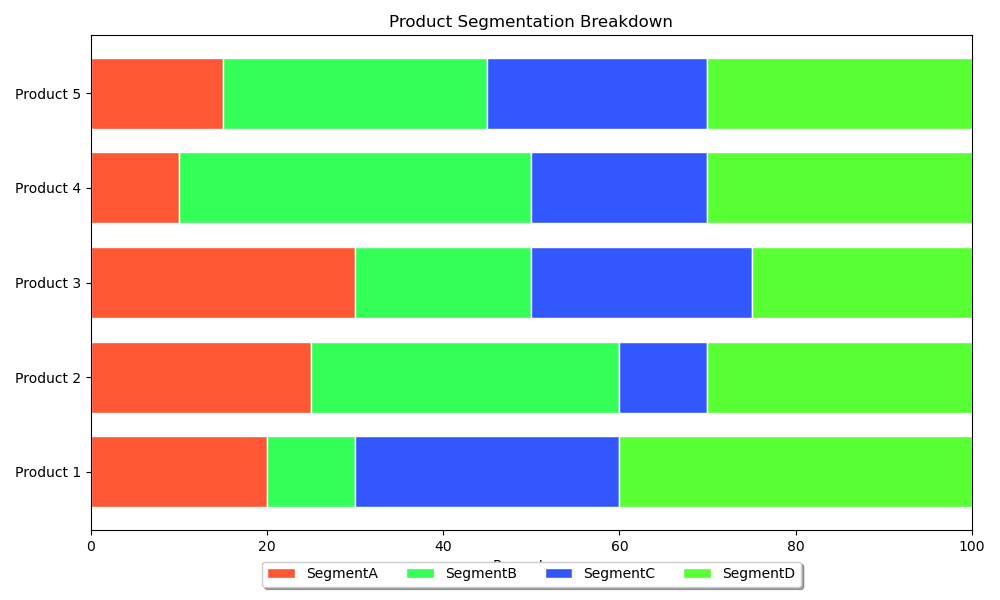

This figure's Python source:

import matplotlib.pyplot as plt
import numpy as np

# DataFrame-like data
data = {
    'Category': ['Product 1', 'Product 2', 'Product 3', 'Product 4', 'Product 5'],
    'SegmentA': [20, 25, 30, 10, 15],
    'SegmentB': [10, 35, 20, 40, 30],
    'SegmentC': [30, 10, 25, 20, 25],
    'SegmentD': [40, 30, 25, 30, 30]
}

categories = data['Category']
segments = ['SegmentA', 'SegmentB', 'SegmentC', 'SegmentD']

# Normalize data
normalized_data = {
    segment: np.array(data[segment]) / np.sum([data[s] for s in segments], axis=0) * 100 
    for segment in segments
}

# Prepare plot data
segments_stack = np.row_stack(tuple(normalized_data[segment] for segment in segments))

fig, ax = plt.subplots(figsize=(10, 6))

bar_height = 0.75
y_pos = np.arange(len(categories))

for idx, (segment, color) in enumerate(zip(segments, ['#FF5733', '#33FF57', '#3357FF', '#57FF33'])):
    if idx == 0:
        ax.barh(y_pos, segments_stack[idx], height=bar_height, color=color, edgecolor='white')
    else:
        ax.barh(y_pos, segments_stack[idx], height=bar_height, left=np.sum(segments_stack[:idx], axis=0), 
                color=color, edgecolor='white')

ax.set_yticks(y_pos)
ax.set_yticklabels(categories)

ax.set_title('Product Segmentation Breakdown')
ax.set_xlabel('Percentage')
ax.set_xlim(0, 100)
ax.legend(segments, loc='upper center', bbox_to_anchor=(0.5, -0.05),
          fancybox=True, shadow=True, ncol=len(segments))

plt.tight_layout()
plt.show()
